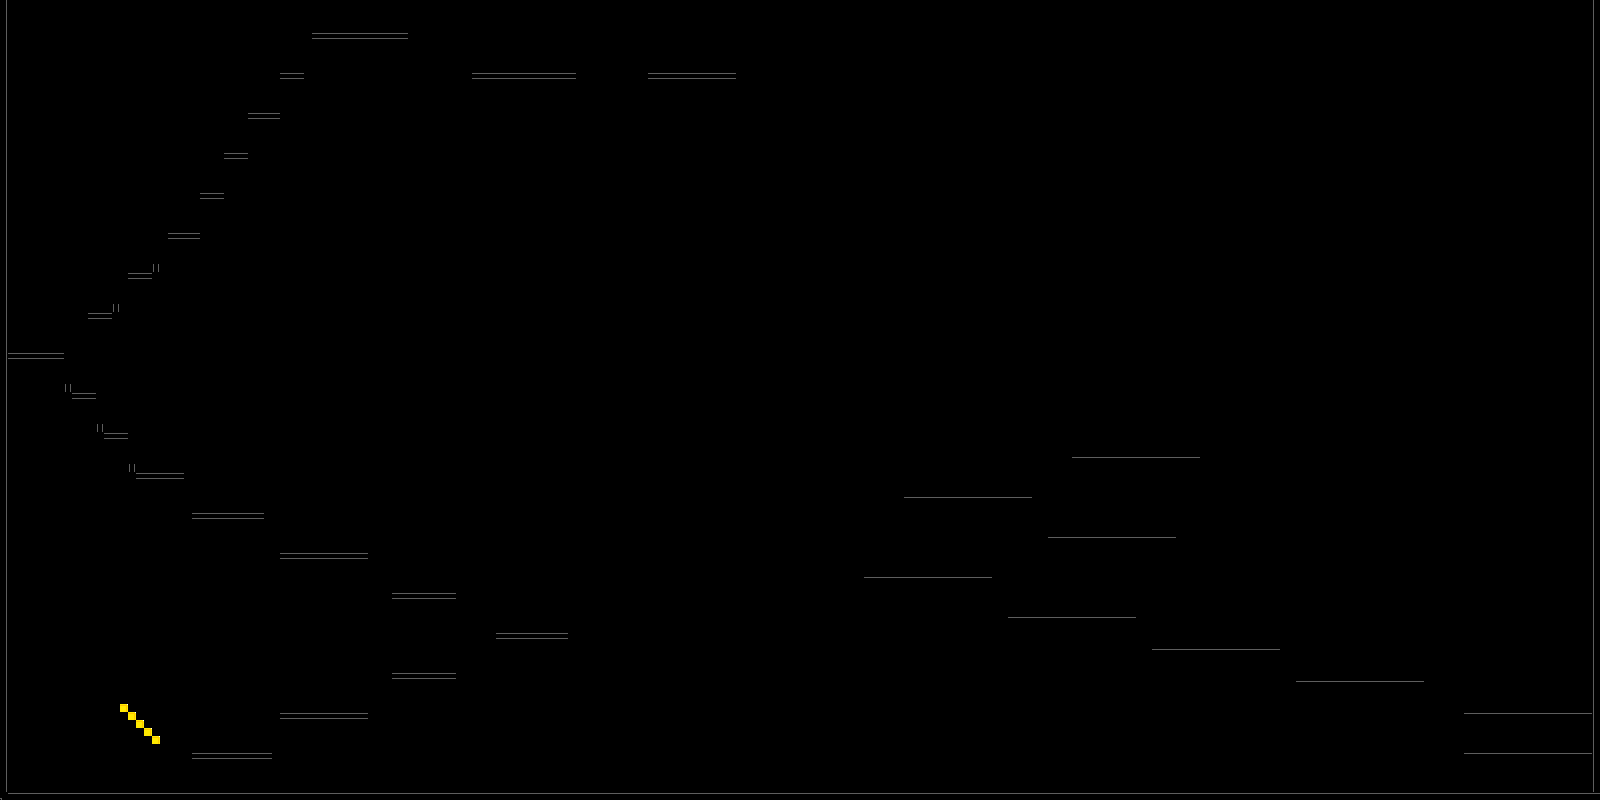

A 2D game scene composited from a Tiled map and its tileset images. What follows is a short description and the map's XML, with each tile layer's data collapsed to a summary:
An orthogonal 200x100 tile map with 8x8 px tiles, 2 tile layers (map, coins), 4 tilesets.

<map version="1.0" orientation="orthogonal" width="200" height="100" tilewidth="8" tileheight="8">
 <tileset firstgid="1" name="autotiles_alt" tilewidth="8" tileheight="8">
  <image source="autotiles_alt.png" />
 </tileset>
 <tileset firstgid="17" name="autotiles" tilewidth="8" tileheight="8">
  <image source="autotiles.png" />
 </tileset>
 <tileset firstgid="33" name="coins" tilewidth="50" tileheight="50">
  <image source="coins.png" />
 </tileset>
 <tileset firstgid="49" name="gold" tilewidth="8" tileheight="8">
  <image source="gold.bmp" />
 </tileset>
 <layer name="map" width="200" height="100">
  <data>[20000 cells, 691 non-empty, 7 distinct tile ids]</data>
 </layer>
 <layer name="coins" width="200" height="100">
  <data>[20000 cells, 5 non-empty, 1 distinct tile ids]</data>
 </layer>
</map>
